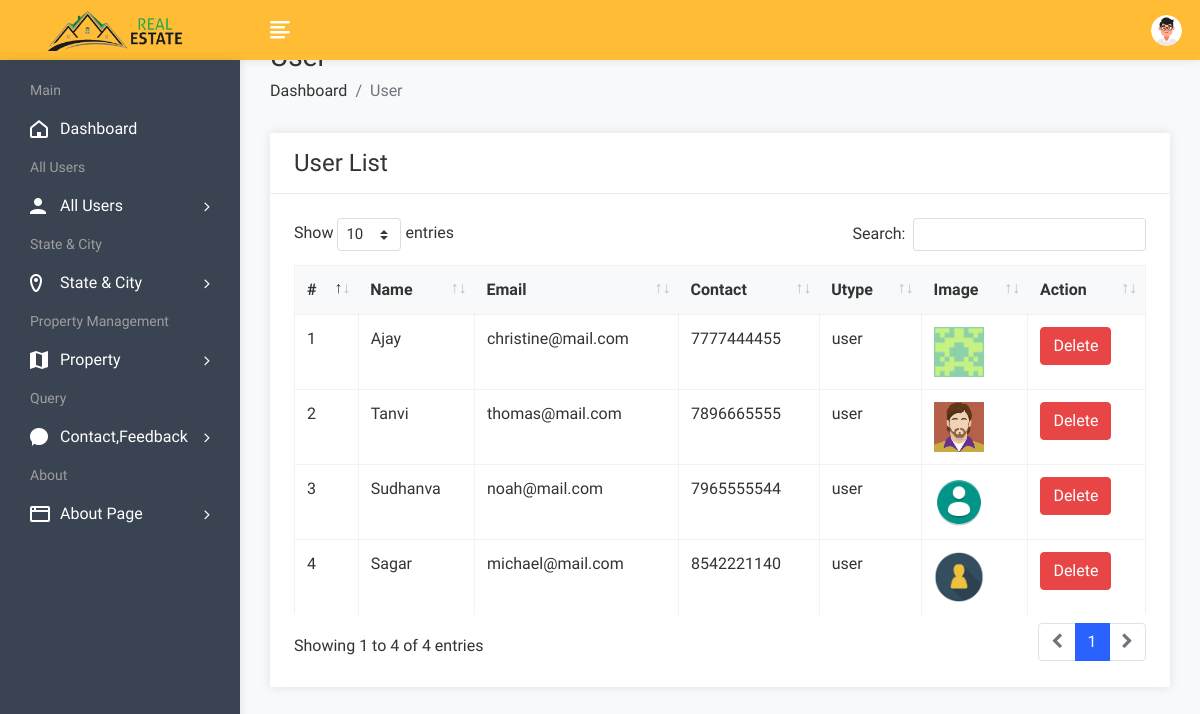
The page /admin/userlist.php (signed in) on the database its author committed.
### tables this page shows
CREATE TABLE `user` (
  `uid` int(50) NOT NULL,
  `uname` varchar(100) NOT NULL,
  `uemail` varchar(100) NOT NULL,
  `uphone` varchar(20) NOT NULL,
  `upass` varchar(50) NOT NULL,
  `utype` varchar(50) NOT NULL,
  `uimage` varchar(300) NOT NULL
);

### admin/userlist.php (the view, shortened to what this page needs)
<!DOCTYPE html>
<html lang="en">
<head>
        <link rel="stylesheet" href="assets/css/bootstrap.min.css">
        <link rel="stylesheet" href="assets/css/font-awesome.min.css">
        <link rel="stylesheet" href="assets/css/feathericon.min.css">
		<link rel="stylesheet" href="assets/plugins/datatables/dataTables.bootstrap4.min.css">
		<link rel="stylesheet" href="assets/plugins/datatables/responsive.bootstrap4.min.css">
		<link rel="stylesheet" href="assets/plugins/datatables/select.bootstrap4.min.css">
		<link rel="stylesheet" href="assets/plugins/datatables/buttons.bootstrap4.min.css">
        <link rel="stylesheet" href="assets/css/style.css">
    </head>
    <body>
				<?php include("header.php"); ?>
            <div class="page-wrapper">
                <div class="content container-fluid">
					<div class="page-header">
						<div class="row">
							<div class="col">
								<h3 class="page-title">User</h3>
								<ul class="breadcrumb">
									<li class="breadcrumb-item"><a href="dashboard.php">Dashboard</a></li>
									<li class="breadcrumb-item active">User</li>
								</ul>
							</div>
						</div>
					</div>
					<div class="row">
						<div class="col-sm-12">
							<div class="card">
								<div class="card-header">
									<h4 class="card-title">User List</h4>
								</div>
								<div class="card-body">
									<table id="basic-datatable" class="table table-bordered table-hover">
                                            <thead>
                                                <tr>
                                                    <th>#</th>
                                                    <th>Name</th>
                                                    <th>Email</th>
                                                    <th>Contact</th>
                                                    <th>Utype</th>
													<th>Image</th>
                                                    <th>Action</th>
                                                </tr>
                                            </thead>
                                            <tbody>
											<?php
												$query=mysqli_query($con,"select * from user where utype='user'");
												$cnt=1;
												while($row=mysqli_fetch_row($query))
													{
											?>
                                                <tr>
                                                    <td><?php echo $cnt; ?></td>
                                                    <td><?php echo $row['1']; ?></td>
                                                    <td><?php echo $row['2']; ?></td>
                                                    <td><?php echo $row['3']; ?></td>
                                                    <td><?php echo $row['5']; ?></td>
													<td><img src="user/<?php echo $row['6']; ?>" height="50px" width="50px"></td>
                                                    <td><a href="userdelete.php?id=<?php echo $row['0']; ?>"><button class="btn btn-danger">Delete</button></a></td>
                                                </tr>
                                                <?php
												$cnt=$cnt+1;
												}
												?>
                                            </tbody>
                                        </table>
								</div>
							</div>
						</div>
					</div>
				</div>
			</div>
    </body>
</html>

### rows shown on the page
user: uname "Ajay", uemail "christine@mail.com", uphone "7777444455", utype "user", uimage (picture)
user: uname "Tanvi", uemail "thomas@mail.com", uphone "7896665555", utype "user", uimage (picture)
user: uname "Sudhanva", uemail "noah@mail.com", uphone "7965555544", utype "user", uimage (picture)
user: uname "Sagar", uemail "michael@mail.com", uphone "8542221140", utype "user", uimage (picture)
